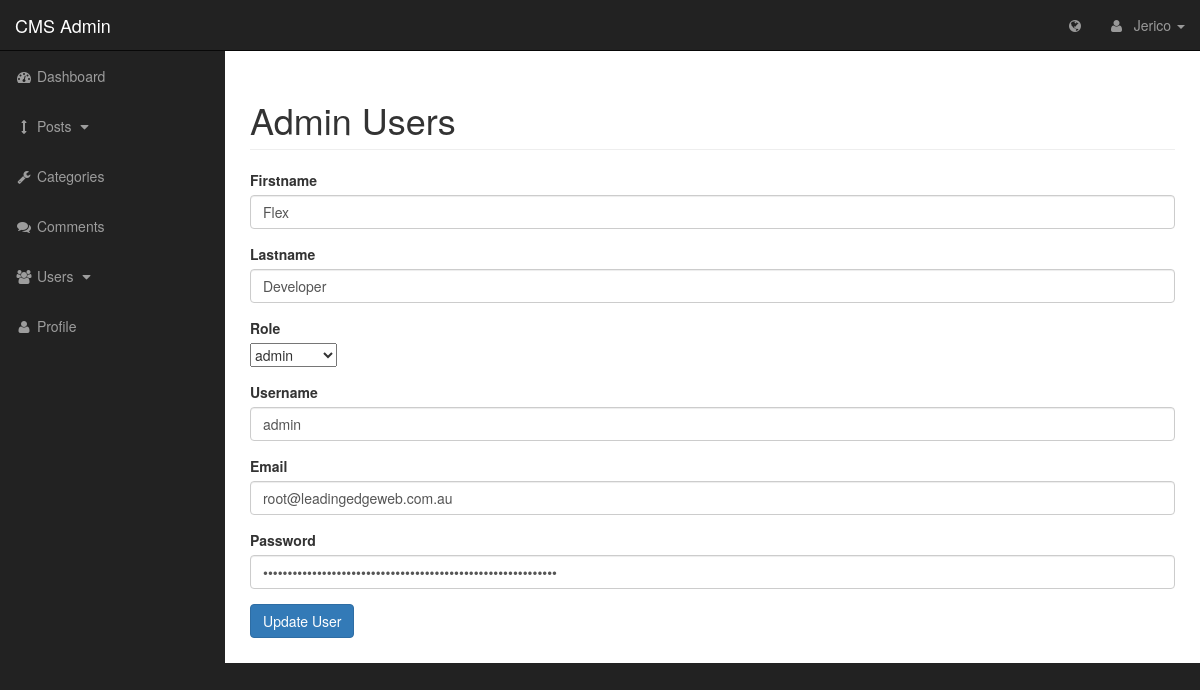
Screenshot of /admin/users.php?source=edit_user&edit_user=33 (signed in) with the database file from the repository.
### tables this page shows
CREATE TABLE IF NOT EXISTS `users` (
  `user_id` int(3) NOT NULL AUTO_INCREMENT,
  `username` varchar(255) NOT NULL,
  `user_firstname` varchar(255) NOT NULL,
  `user_lastname` varchar(255) NOT NULL,
  `user_email` varchar(255) NOT NULL,
  `user_password` varchar(255) NOT NULL,
  `user_image` text NOT NULL,
  `user_role` varchar(255) NOT NULL,
  `randSalt` varchar(255) NOT NULL DEFAULT '$2y$10$iusesomecrazystrings22',
  PRIMARY KEY (`user_id`)
);

### admin/includes/edit_user.php (the view, shortened to what this page needs)
<?php
    if(isset($_GET['edit_user'])){
        $the_user_id = $_GET['edit_user'];
    }
    $query = "SELECT * FROM users WHERE user_id = $the_user_id ";
    $update_user_by_id = mysqli_query($connection, $query);
    while ($row = mysqli_fetch_assoc($update_user_by_id)){
        $username = $row['username'];
        $user_firstname = $row['user_firstname'];
        $user_lastname = $row['user_lastname'];
        $user_email = $row['user_email'];
        $user_password = $row['user_password'];
        $user_role = $row['user_role'];
    }
?>
<form action="" method="post" enctype="multipart/form-data">
    <div class="form-group">
        <label for="firstname">Firstname</label>
        <input value="<?php echo $user_firstname; ?>" type="text" class="form-control" name="user_firstname">
    </div>
    <div class="form-group">
        <label for="lastname">Lastname</label>
        <input value="<?php echo $user_lastname; ?>"type="text" class="form-control" name="user_lastname">
    </div>
    <div class="form-group">
        <label for="role">Role</label></br>
        <select name="user_role" id="">
            <option value="<?php echo $user_role; ?>"><?php echo $user_role; ?></option>
        </select>
    </div>
    <div class="form-group">
        <label for="username">Username</label>
        <input value="<?php echo $username; ?>" type="text" class="form-control" name="username">
    </div>
    <div class="form-group">
        <label for="email">Email</label>
        <input value="<?php echo $user_email; ?>" type="email" class="form-control" name="user_email">
    </div>
    <div class="form-group">
        <label for="password">Password</label>
        <input value="<?php echo $user_password; ?>" type="password" class="form-control" name="user_password">
    </div>
    <div class="form-group">
        <input class="btn btn-primary" type="submit" name="update_user" value="Update User">
    </div>
</form>

### admin/css/sb-admin.css (style rules this page uses)
body { margin-top: 100px; background-color: #222; }
@media (min-width:768px) { body { margin-top: 50px; } }

### rows the page displays
users: user_firstname "Flex", user_lastname "Developer", user_role "admin", username "admin", user_email "root@leadingedgeweb.com.au"

### other values shown
$_SESSION['user_firstname'] "Jerico"
